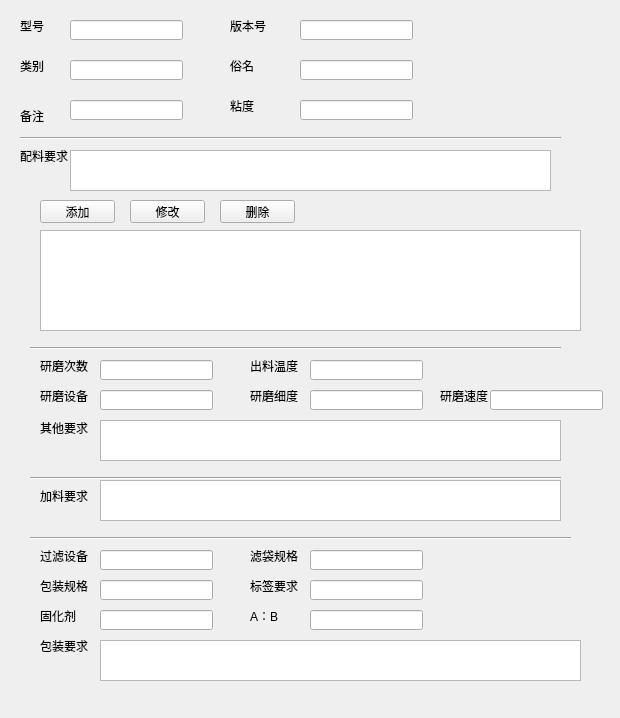
<?xml version="1.0" encoding="UTF-8"?>
<ui version="4.0">
 <class>Form</class>
 <widget class="QWidget" name="Form">
  <property name="geometry">
   <rect>
    <x>0</x>
    <y>0</y>
    <width>620</width>
    <height>718</height>
   </rect>
  </property>
  <property name="windowTitle">
   <string>Form</string>
  </property>
  <widget class="QLabel" name="label">
   <property name="geometry">
    <rect>
     <x>20</x>
     <y>20</y>
     <width>54</width>
     <height>12</height>
    </rect>
   </property>
   <property name="text">
    <string>型号</string>
   </property>
  </widget>
  <widget class="QLineEdit" name="lineEdit">
   <property name="geometry">
    <rect>
     <x>70</x>
     <y>20</y>
     <width>113</width>
     <height>20</height>
    </rect>
   </property>
  </widget>
  <widget class="QLabel" name="label_2">
   <property name="geometry">
    <rect>
     <x>230</x>
     <y>20</y>
     <width>54</width>
     <height>12</height>
    </rect>
   </property>
   <property name="text">
    <string>版本号</string>
   </property>
  </widget>
  <widget class="QLineEdit" name="lineEdit_2">
   <property name="geometry">
    <rect>
     <x>300</x>
     <y>20</y>
     <width>113</width>
     <height>20</height>
    </rect>
   </property>
  </widget>
  <widget class="QLabel" name="label_3">
   <property name="geometry">
    <rect>
     <x>20</x>
     <y>60</y>
     <width>54</width>
     <height>12</height>
    </rect>
   </property>
   <property name="text">
    <string>类别</string>
   </property>
  </widget>
  <widget class="QLineEdit" name="lineEdit_3">
   <property name="geometry">
    <rect>
     <x>70</x>
     <y>60</y>
     <width>113</width>
     <height>20</height>
    </rect>
   </property>
  </widget>
  <widget class="QLabel" name="label_4">
   <property name="geometry">
    <rect>
     <x>230</x>
     <y>60</y>
     <width>54</width>
     <height>12</height>
    </rect>
   </property>
   <property name="text">
    <string>俗名</string>
   </property>
  </widget>
  <widget class="QLineEdit" name="lineEdit_4">
   <property name="geometry">
    <rect>
     <x>300</x>
     <y>60</y>
     <width>113</width>
     <height>20</height>
    </rect>
   </property>
  </widget>
  <widget class="QLabel" name="label_5">
   <property name="geometry">
    <rect>
     <x>20</x>
     <y>110</y>
     <width>54</width>
     <height>12</height>
    </rect>
   </property>
   <property name="text">
    <string>备注</string>
   </property>
  </widget>
  <widget class="QLineEdit" name="lineEdit_5">
   <property name="geometry">
    <rect>
     <x>70</x>
     <y>100</y>
     <width>113</width>
     <height>20</height>
    </rect>
   </property>
  </widget>
  <widget class="Line" name="line">
   <property name="geometry">
    <rect>
     <x>20</x>
     <y>130</y>
     <width>541</width>
     <height>16</height>
    </rect>
   </property>
   <property name="orientation">
    <enum>Qt::Horizontal</enum>
   </property>
  </widget>
  <widget class="QLabel" name="label_6">
   <property name="geometry">
    <rect>
     <x>20</x>
     <y>150</y>
     <width>54</width>
     <height>12</height>
    </rect>
   </property>
   <property name="text">
    <string>配料要求</string>
   </property>
  </widget>
  <widget class="QTextEdit" name="textEdit">
   <property name="geometry">
    <rect>
     <x>70</x>
     <y>150</y>
     <width>481</width>
     <height>41</height>
    </rect>
   </property>
  </widget>
  <widget class="QTableWidget" name="tableWidget">
   <property name="geometry">
    <rect>
     <x>40</x>
     <y>230</y>
     <width>541</width>
     <height>101</height>
    </rect>
   </property>
  </widget>
  <widget class="QPushButton" name="pushButton">
   <property name="geometry">
    <rect>
     <x>40</x>
     <y>200</y>
     <width>75</width>
     <height>23</height>
    </rect>
   </property>
   <property name="text">
    <string>添加</string>
   </property>
  </widget>
  <widget class="QPushButton" name="pushButton_2">
   <property name="geometry">
    <rect>
     <x>130</x>
     <y>200</y>
     <width>75</width>
     <height>23</height>
    </rect>
   </property>
   <property name="text">
    <string>修改</string>
   </property>
  </widget>
  <widget class="QPushButton" name="pushButton_3">
   <property name="geometry">
    <rect>
     <x>220</x>
     <y>200</y>
     <width>75</width>
     <height>23</height>
    </rect>
   </property>
   <property name="text">
    <string>删除</string>
   </property>
  </widget>
  <widget class="Line" name="line_2">
   <property name="geometry">
    <rect>
     <x>30</x>
     <y>340</y>
     <width>531</width>
     <height>16</height>
    </rect>
   </property>
   <property name="orientation">
    <enum>Qt::Horizontal</enum>
   </property>
  </widget>
  <widget class="QLabel" name="label_7">
   <property name="geometry">
    <rect>
     <x>40</x>
     <y>360</y>
     <width>54</width>
     <height>12</height>
    </rect>
   </property>
   <property name="text">
    <string>研磨次数</string>
   </property>
  </widget>
  <widget class="QLineEdit" name="lineEdit_6">
   <property name="geometry">
    <rect>
     <x>100</x>
     <y>360</y>
     <width>113</width>
     <height>20</height>
    </rect>
   </property>
  </widget>
  <widget class="QLabel" name="label_8">
   <property name="geometry">
    <rect>
     <x>250</x>
     <y>360</y>
     <width>54</width>
     <height>12</height>
    </rect>
   </property>
   <property name="text">
    <string>出料温度</string>
   </property>
  </widget>
  <widget class="QLineEdit" name="lineEdit_7">
   <property name="geometry">
    <rect>
     <x>310</x>
     <y>360</y>
     <width>113</width>
     <height>20</height>
    </rect>
   </property>
  </widget>
  <widget class="QLabel" name="label_9">
   <property name="geometry">
    <rect>
     <x>40</x>
     <y>390</y>
     <width>54</width>
     <height>12</height>
    </rect>
   </property>
   <property name="text">
    <string>研磨设备</string>
   </property>
  </widget>
  <widget class="QLineEdit" name="lineEdit_8">
   <property name="geometry">
    <rect>
     <x>100</x>
     <y>390</y>
     <width>113</width>
     <height>20</height>
    </rect>
   </property>
  </widget>
  <widget class="QLabel" name="label_10">
   <property name="geometry">
    <rect>
     <x>250</x>
     <y>390</y>
     <width>54</width>
     <height>12</height>
    </rect>
   </property>
   <property name="text">
    <string>研磨细度</string>
   </property>
  </widget>
  <widget class="QLineEdit" name="lineEdit_9">
   <property name="geometry">
    <rect>
     <x>310</x>
     <y>390</y>
     <width>113</width>
     <height>20</height>
    </rect>
   </property>
  </widget>
  <widget class="QLabel" name="label_11">
   <property name="geometry">
    <rect>
     <x>440</x>
     <y>390</y>
     <width>54</width>
     <height>12</height>
    </rect>
   </property>
   <property name="text">
    <string>研磨速度</string>
   </property>
  </widget>
  <widget class="QLineEdit" name="lineEdit_10">
   <property name="geometry">
    <rect>
     <x>490</x>
     <y>390</y>
     <width>113</width>
     <height>20</height>
    </rect>
   </property>
  </widget>
  <widget class="QLabel" name="label_12">
   <property name="geometry">
    <rect>
     <x>40</x>
     <y>420</y>
     <width>61</width>
     <height>16</height>
    </rect>
   </property>
   <property name="text">
    <string>其他要求</string>
   </property>
  </widget>
  <widget class="QTextEdit" name="textEdit_2">
   <property name="geometry">
    <rect>
     <x>100</x>
     <y>420</y>
     <width>461</width>
     <height>41</height>
    </rect>
   </property>
  </widget>
  <widget class="Line" name="line_3">
   <property name="geometry">
    <rect>
     <x>30</x>
     <y>470</y>
     <width>531</width>
     <height>16</height>
    </rect>
   </property>
   <property name="orientation">
    <enum>Qt::Horizontal</enum>
   </property>
  </widget>
  <widget class="QLabel" name="label_13">
   <property name="geometry">
    <rect>
     <x>230</x>
     <y>100</y>
     <width>54</width>
     <height>12</height>
    </rect>
   </property>
   <property name="text">
    <string>粘度</string>
   </property>
  </widget>
  <widget class="QLineEdit" name="lineEdit_11">
   <property name="geometry">
    <rect>
     <x>300</x>
     <y>100</y>
     <width>113</width>
     <height>20</height>
    </rect>
   </property>
  </widget>
  <widget class="QLabel" name="label_14">
   <property name="geometry">
    <rect>
     <x>40</x>
     <y>490</y>
     <width>54</width>
     <height>12</height>
    </rect>
   </property>
   <property name="text">
    <string>加料要求</string>
   </property>
  </widget>
  <widget class="QTextEdit" name="textEdit_3">
   <property name="geometry">
    <rect>
     <x>100</x>
     <y>480</y>
     <width>461</width>
     <height>41</height>
    </rect>
   </property>
  </widget>
  <widget class="Line" name="line_4">
   <property name="geometry">
    <rect>
     <x>30</x>
     <y>530</y>
     <width>541</width>
     <height>16</height>
    </rect>
   </property>
   <property name="orientation">
    <enum>Qt::Horizontal</enum>
   </property>
  </widget>
  <widget class="QLabel" name="label_15">
   <property name="geometry">
    <rect>
     <x>40</x>
     <y>550</y>
     <width>54</width>
     <height>12</height>
    </rect>
   </property>
   <property name="text">
    <string>过滤设备</string>
   </property>
  </widget>
  <widget class="QLineEdit" name="lineEdit_12">
   <property name="geometry">
    <rect>
     <x>100</x>
     <y>550</y>
     <width>113</width>
     <height>20</height>
    </rect>
   </property>
  </widget>
  <widget class="QLabel" name="label_16">
   <property name="geometry">
    <rect>
     <x>250</x>
     <y>550</y>
     <width>54</width>
     <height>12</height>
    </rect>
   </property>
   <property name="text">
    <string>滤袋规格</string>
   </property>
  </widget>
  <widget class="QLineEdit" name="lineEdit_13">
   <property name="geometry">
    <rect>
     <x>310</x>
     <y>550</y>
     <width>113</width>
     <height>20</height>
    </rect>
   </property>
  </widget>
  <widget class="QLabel" name="label_17">
   <property name="geometry">
    <rect>
     <x>40</x>
     <y>580</y>
     <width>54</width>
     <height>12</height>
    </rect>
   </property>
   <property name="text">
    <string>包装规格</string>
   </property>
  </widget>
  <widget class="QLineEdit" name="lineEdit_14">
   <property name="geometry">
    <rect>
     <x>100</x>
     <y>580</y>
     <width>113</width>
     <height>20</height>
    </rect>
   </property>
  </widget>
  <widget class="QLabel" name="label_18">
   <property name="geometry">
    <rect>
     <x>40</x>
     <y>610</y>
     <width>54</width>
     <height>12</height>
    </rect>
   </property>
   <property name="text">
    <string>固化剂</string>
   </property>
  </widget>
  <widget class="QLineEdit" name="lineEdit_15">
   <property name="geometry">
    <rect>
     <x>100</x>
     <y>610</y>
     <width>113</width>
     <height>20</height>
    </rect>
   </property>
  </widget>
  <widget class="QLabel" name="label_19">
   <property name="geometry">
    <rect>
     <x>250</x>
     <y>610</y>
     <width>54</width>
     <height>12</height>
    </rect>
   </property>
   <property name="text">
    <string>A：B</string>
   </property>
  </widget>
  <widget class="QLineEdit" name="lineEdit_16">
   <property name="geometry">
    <rect>
     <x>310</x>
     <y>610</y>
     <width>113</width>
     <height>20</height>
    </rect>
   </property>
  </widget>
  <widget class="QLabel" name="label_20">
   <property name="geometry">
    <rect>
     <x>250</x>
     <y>580</y>
     <width>54</width>
     <height>12</height>
    </rect>
   </property>
   <property name="text">
    <string>标签要求</string>
   </property>
  </widget>
  <widget class="QLineEdit" name="lineEdit_17">
   <property name="geometry">
    <rect>
     <x>310</x>
     <y>580</y>
     <width>113</width>
     <height>20</height>
    </rect>
   </property>
  </widget>
  <widget class="QLabel" name="label_21">
   <property name="geometry">
    <rect>
     <x>40</x>
     <y>640</y>
     <width>54</width>
     <height>12</height>
    </rect>
   </property>
   <property name="text">
    <string>包装要求</string>
   </property>
  </widget>
  <widget class="QTextEdit" name="textEdit_4">
   <property name="geometry">
    <rect>
     <x>100</x>
     <y>640</y>
     <width>481</width>
     <height>41</height>
    </rect>
   </property>
  </widget>
 </widget>
 <resources/>
 <connections/>
</ui>
